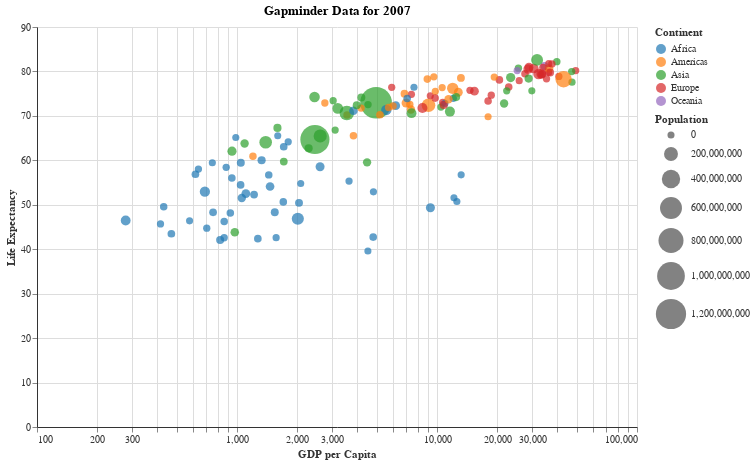
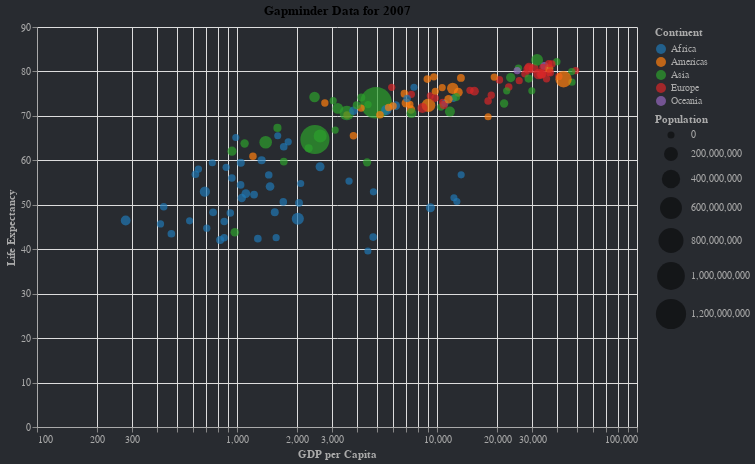

Notebook code for these charts, in order:
### Code cell
#| label: gapminder-2007
#| renderings: [light, dark]
gapminder_plot(2007, 'light_theme').show()
gapminder_plot(2007, 'dark_theme').show()

### Figure 1 — Vega-Lite specification as saved in the notebook (floating-point values rounded to 4 significant figures; data arrays with more than 128 entries replaced by an {"elided": "..."} marker saying what was removed)
{"config": {"view": {"stroke": "transparent"}, "axis": {"domainColor": "#333333", "labelColor": "#333333", "titleColor": "#333333"}, "legend": {"labelColor": "#333333", "titleColor": "#333333"}, "background": "#ffffff"}, "data": {"name": "data-a0d4544c17acaa17714365e6063d1d73"}, "mark": {"type": "circle"}, "encoding": {"color": {"field": "continent", "scale": {"scheme": "category10"}, "title": "Continent", "type": "nominal"}, "size": {"field": "pop", "scale": {"range": [50, 1000]}, "title": "Population", "type": "quantitative"}, "tooltip": [{"field": "country", "type": "nominal"}, {"field": "continent", "type": "nominal"}, {"field": "gdpPercap", "type": "quantitative"}, {"field": "lifeExp", "type": "quantitative"}, {"field": "pop", "type": "quantitative"}], "x": {"field": "gdpPercap", "scale": {"type": "log"}, "title": "GDP per Capita", "type": "quantitative"}, "y": {"field": "lifeExp", "title": "Life Expectancy", "type": "quantitative"}}, "height": 400, "title": "Gapminder Data for 2007", "width": 600, "$schema": "https://vega.github.io/schema/vega-lite/v5.20.1.json", "datasets": {"data-a0d4544c17acaa17714365e6063d1d73": {"elided": "142 records"}}}

### Figure 2 — Vega-Lite specification as saved in the notebook (floating-point values rounded to 4 significant figures; data arrays with more than 128 entries replaced by an {"elided": "..."} marker saying what was removed)
{"config": {"view": {"stroke": "transparent"}, "axis": {"domainColor": "#aaaaaa", "labelColor": "#aaaaaa", "titleColor": "#aaaaaa"}, "legend": {"labelColor": "#aaaaaa", "titleColor": "#aaaaaa"}, "background": "#282B30"}, "data": {"name": "data-a0d4544c17acaa17714365e6063d1d73"}, "mark": {"type": "circle"}, "encoding": {"color": {"field": "continent", "scale": {"scheme": "category10"}, "title": "Continent", "type": "nominal"}, "size": {"field": "pop", "scale": {"range": [50, 1000]}, "title": "Population", "type": "quantitative"}, "tooltip": [{"field": "country", "type": "nominal"}, {"field": "continent", "type": "nominal"}, {"field": "gdpPercap", "type": "quantitative"}, {"field": "lifeExp", "type": "quantitative"}, {"field": "pop", "type": "quantitative"}], "x": {"field": "gdpPercap", "scale": {"type": "log"}, "title": "GDP per Capita", "type": "quantitative"}, "y": {"field": "lifeExp", "title": "Life Expectancy", "type": "quantitative"}}, "height": 400, "title": "Gapminder Data for 2007", "width": 600, "$schema": "https://vega.github.io/schema/vega-lite/v5.20.1.json", "datasets": {"data-a0d4544c17acaa17714365e6063d1d73": {"elided": "142 records"}}}
